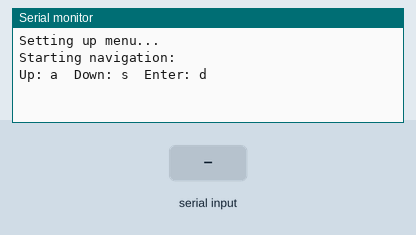
Recording of a sketch running on a simulated Arduino Uno, built with avr-gcc and run on an emulated ATmega328P. Shown: the last lines printed to the serial monitor. Inputs (shaded band) come from the test bench.

Above: at 1.2 s.
1.3 s: "s" received over Serial
At 2.3 s:
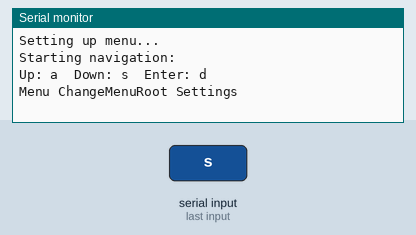
2.8 s: "a" received over Serial
At 3.4 s:
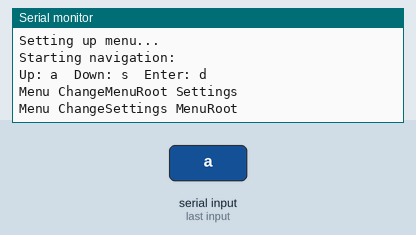

The sketch:

Menus_Only_Mega.ino
```cpp
#include <MenuBackend.h>

/* This is the structure of the menu

    Settings
      Calibrate
      Switch Mode
          Variometer
          Altimeter
      Variometer Config
          Mode
          Display
      System Settings
          Volume
          Time
      Games
*/

//this controls the menu backend and the event generation
    MenuBackend menu = MenuBackend(menuUseEvent,menuChangeEvent);
      //beneath is a list of the menu items needed to build the menu
      MenuItem settings = MenuItem("Settings");

        MenuItem calBaro = MenuItem("Calibrate Barometer");
        MenuItem mode = MenuItem("Change Mode");
          MenuItem vario = MenuItem("Variometer");
          MenuItem alti = MenuItem("Altimeter");
          MenuItem modeBack = MenuItem("Back");

        MenuItem varioConfig = MenuItem("Configure Variometer");

          MenuItem varioMode = MenuItem("Sensitivity");
            MenuItem low = MenuItem("Low sensitivity");
            MenuItem medium = MenuItem("Medium sensitivity");
            MenuItem high = MenuItem("High sensitivity");
            MenuItem varioModeBack = MenuItem("Back");

          MenuItem varioDisplay = MenuItem("Display Settings");
            MenuItem largeRate = MenuItem("Large rate, small altitude");
            MenuItem largeAlti = MenuItem("Large altitude, small rate");
            MenuItem varioDispBack = MenuItem("Back");

          MenuItem varioBack = MenuItem("Back");

        MenuItem sysSettings = MenuItem("System Settings");

          MenuItem volume = MenuItem("Volume");
            MenuItem volumeLow = MenuItem("Low volume");
            MenuItem volumeMed = MenuItem("Medium volume");
            MenuItem volumeHigh = MenuItem("High volume");

            MenuItem volumeBack = MenuItem("Back");

          MenuItem setTime = MenuItem("Set Time");

          MenuItem sysBack = MenuItem("Back");

        MenuItem games = MenuItem("Games");
          MenuItem breakout = MenuItem("Breakout");
          MenuItem gamesBack = MenuItem("Back");

      MenuItem back = MenuItem("Back");

//this function builds the menu and connects the correct items together
void menuSetup(){

    Serial.println("Setting up menu...");
    //add the file menu to the menu root
    menu.getRoot().add(settings);
    settings.addRight(calBaro);

      calBaro.addBefore(back);

      calBaro.addAfter(mode);

      //setup the mode menu item
      mode.addRight(vario);

        //we want looping both up and down
        vario.addBefore(modeBack);
        vario.addAfter(alti);
        alti.addAfter(back);
        modeBack.addAfter(vario);
        //back button goes back
        modeBack.addRight(settings);

      mode.addAfter(varioConfig);

        varioConfig.addRight(varioMode);
          varioMode.addBefore(varioBack);
          varioMode.addAfter(varioDisplay);
          varioDisplay.addAfter(varioBack);

            varioMode.addRight(low);
              low.addBefore(varioModeBack);
              low.addAfter(medium);
              medium.addAfter(high);
              high.addAfter(varioModeBack);

              varioModeBack.addRight(varioMode);

            varioDisplay.addRight(largeRate);
              largeRate.addBefore(varioDispBack);
              largeRate.addAfter(largeAlti);
              largeAlti.addAfter(varioDispBack);

              varioDispBack.addRight(varioMode);

            varioBack.addRight(settings);

    varioConfig.addAfter(sysSettings);

      sysSettings.addRight(volume);
        volume.addBefore(sysBack);
        volume.addAfter(setTime);
        setTime.addAfter(sysBack);

        sysBack.addRight(settings);

        volume.addRight(volumeLow);
          volumeLow.addBefore(volumeBack);
          volumeLow.addAfter(volumeMed);
          volumeMed.addAfter(volumeHigh);
          volumeHigh.addAfter(volumeBack);

          volumeBack.addAfter(sysSettings);

    sysSettings.addAfter(games);

      games.addRight(breakout);
        breakout.addBefore(gamesBack);
        breakout.addAfter(gamesBack);

        gamesBack.addRight(settings);

  games.addAfter(back);

  back.addRight(settings);
}

/*
    This is an important function
    Here all use events are handled

    This is where you define a behavior for a menu item
*/
void menuUseEvent(MenuUseEvent used){

  Serial.print("Menu use ");
  Serial.println(used.item.getName());
  }

/*
    This is an important function
    Here we get a notification whenever the user changes the menu
    That is, when the menu is navigated
*/
void menuChangeEvent(MenuChangeEvent changed){

  Serial.print("Menu Change");
  Serial.print(changed.from.getName());
  Serial.print(" ");
  Serial.println(changed.to.getName());
}

void setup(){

  Serial.begin(9600);

  menuSetup();
  Serial.println("Starting navigation:\r\nUp: a  Down: s  Enter: d");
}

void loop(){

  if(Serial.available()) {
    byte read = Serial.read();
    switch (read) {
      case 'a': menu.moveUp(); break;
      case 's': menu.moveDown(); break;
      case 'd': menu.moveRight(); break;
    }
  }
}
```

Measured:
- after the input at 1.3 s, the serial monitor: prints a new line at once (image 1)
- after the input at 2.8 s, the serial monitor: prints a new line at once (image 2)
